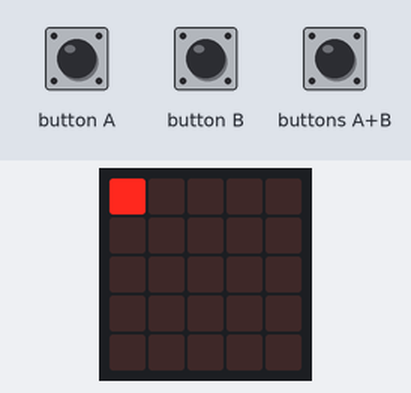
Recording of a program running on a simulated Calliope mini (MakeCode). Shown: the board's 5×5 LED display. The test bench sets the inputs (shaded band).

Above: at 1.2 s.
1.3 s: button A pressed for 0.15 s
At 1.68 s:
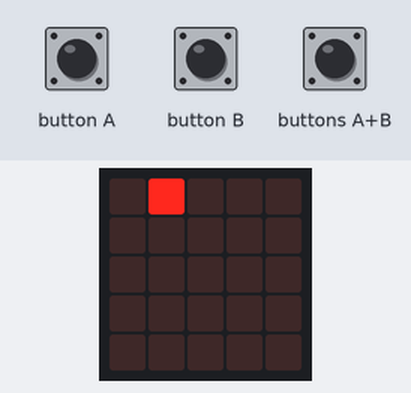
2.0 s: button B pressed for 0.15 s
At 2.26 s:
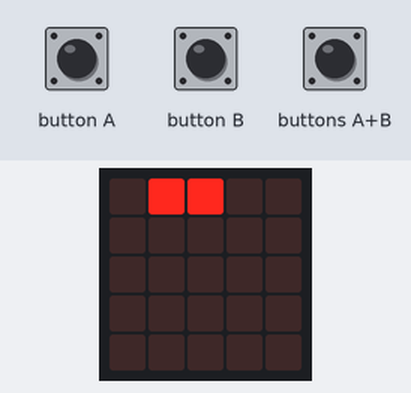
2.7 s: button A pressed for 0.15 s
At 3.03 s:
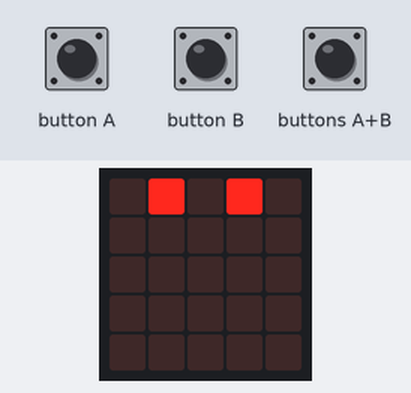
3.4 s: button B pressed for 0.15 s
At 3.84 s:
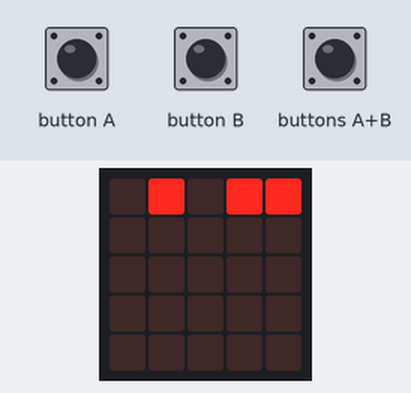
4.1 s: button A pressed for 0.15 s
At 4.38 s:
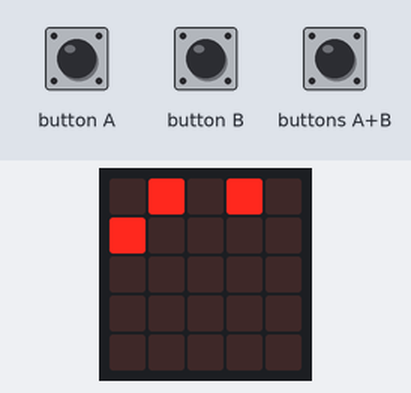
4.8 s: button B pressed for 0.15 s
At 5.19 s:
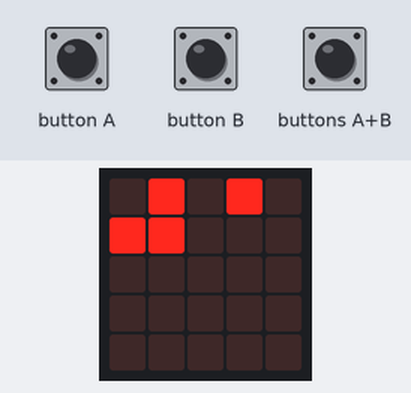
Timing chart, 0 to 6.5 s (numbered marks = the images above; inputs shaded):
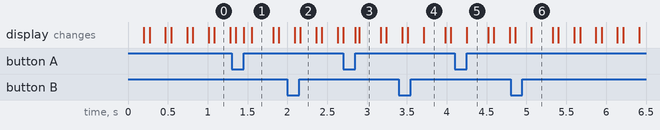

Measured:
- after the input at 2.0 s, the display: first differs from a run without the input after 0.16 s (image 2)
- after the input at 2.7 s, the display: first differs from a run without the input after 0.20 s (image 3)
- after the input at 3.4 s, the display: first differs from a run without the input after 0.31 s (image 4)
- after the input at 4.1 s, the display: changes after 0.15 s (image 5)
- after the input at 4.8 s, the display: first differs from a run without the input after 0.26 s (image 6)

The program:

main.ts
```typescript
input.onButtonEvent(Button.A, input.buttonEventClick(), function () {
    x += 1
    led.unplot(x - 1, y)
    if (x >= 5) {
        x = 0
        y += 1
    }
    if (y >= 5) {
        x = 0
        y = 0
    }
})
input.onButtonEvent(Button.AB, input.buttonEventClick(), function () {
    basic.clearScreen()
    x = 0
    y = 0
})
input.onButtonEvent(Button.B, input.buttonEventClick(), function () {
    led.plot(x, y)
    x += 1
    if (x >= 5) {
        x = 0
        y += 1
    }
    if (y >= 5) {
        x = 0
        y = 0
    }
})
let y = 0
let x = 0
x = 0
y = 0
basic.forever(function () {
    led.plot(x, y)
    basic.pause(200)
    led.toggle(x, y)
    basic.pause(50)
})
```

test.ts
```typescript
// Hier kann man Tests durchführen; diese Datei wird nicht kompiliert, wenn dieses Paket als Erweiterung verwendet wird.
```
